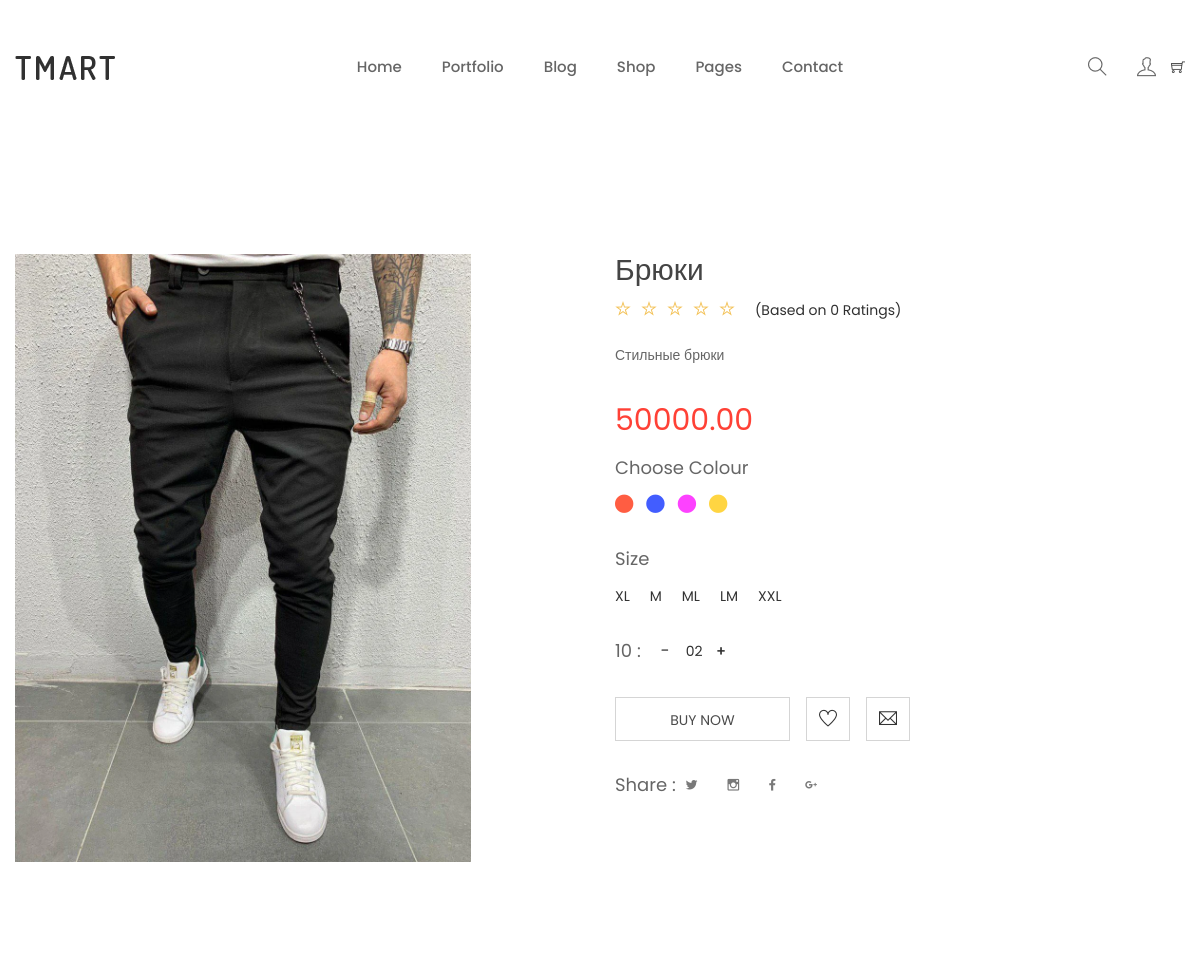
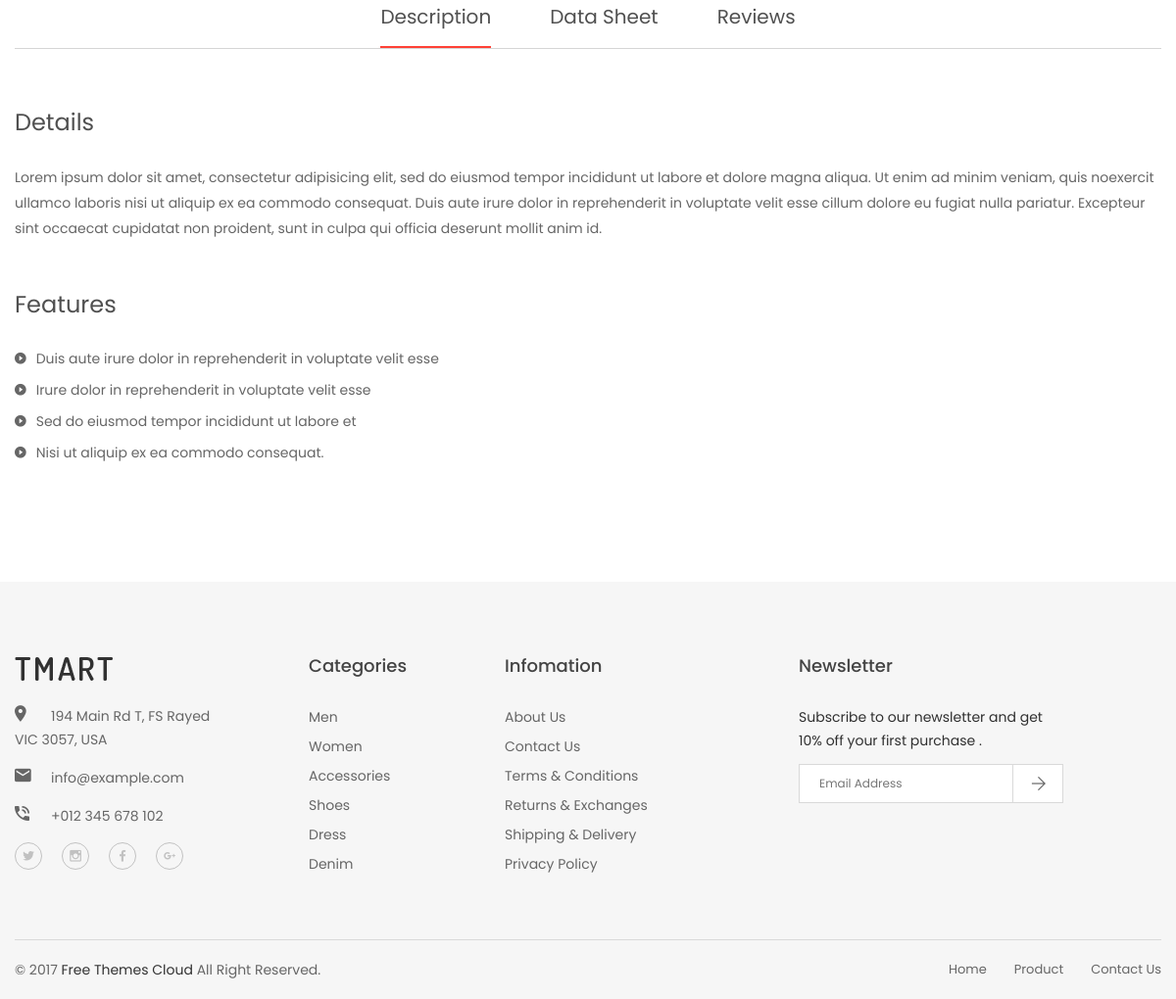
The app's page /product_detail/1/ with its own data (2 pictures, top to bottom).
### shop/models.py (models this page shows, shortened)
class Product(models.Model):
    name = models.CharField(max_length=200, db_index=True)
    slug = models.SlugField(max_length=200, db_index=True)
    category = models.ForeignKey(Category, on_delete=models.CASCADE)
    price = models.DecimalField(max_digits=10, decimal_places=2)
    description = models.TextField(blank=True)
    quantity = models.IntegerField(blank=True)
    created_date = models.DateTimeField(auto_now_add=True)
    image = models.ImageField(upload_to='product_images', blank=True)
    class Meta:
        ordering = ('name',)
        verbose_name = 'Товар'
        verbose_name_plural = 'Товары'

### shop/views.py (the view)
# urls.py: path('product_detail/<int:product_id>/', views.product_detail,name='product_detail'),
def product_detail(request, product_id):
    product = get_object_or_404(Product, id=product_id)
    return render(request, 'shop/detail.html', {'product': product})

### shop/templates/shop/detail.html (shortened to what this page needs)
{% extends 'shop/base.html' %}
{% load static %}
{% block content %}
{% include 'shop/header.html' %}
        <section class="htc__product__details pt--120 pb--100 bg__white">
            <div class="container">
                <div class="row">
                    <div class="col-md-6 col-lg-6 col-sm-12 col-xs-12">
                        <div class="product__details__container">
                            <div class="product__big__images">
                                <div class="portfolio-full-image tab-content">
                                    <div role="tabpanel" class="tab-pane fade in active product-video-position" id="img-tab-1">
                                        <img src="{{product.image.url }}" alt="full-image">
                                        <div class="product-video">
                                        </div>
                                    </div>
                                </div>
                            </div>
                        </div>
                    </div>
                    <div class="col-md-6 col-lg-6 col-sm-12 col-xs-12 smt-30 xmt-30">
                        <div class="htc__product__details__inner">
                            <div class="pro__detl__title">
                                <h2>{{product.name}}</h2>
                            </div>
                            <div class="pro__dtl__rating">
                                <ul class="pro__rating">
                                    <li><span class="ti-star"></span></li>
                                    <li><span class="ti-star"></span></li>
                                    <li><span class="ti-star"></span></li>
                                    <li><span class="ti-star"></span></li>
                                    <li><span class="ti-star"></span></li>
                                </ul>
                                <span class="rat__qun">(Based on 0 Ratings)</span>
                            </div>
                            <div class="pro__details">
                                <p>{{product.description}}</p>
                            </div>
                            <ul class="pro__dtl__prize">
                                <li>{{product.price}}</li>
                            </ul>
                            <div class="pro__dtl__color">
                                <h2 class="title__5">Choose Colour</h2>
                                <ul class="pro__choose__color">
                                    <li class="red"><a href="#"><i class="zmdi zmdi-circle"></i></a></li>
                                    <li class="blue"><a href="#"><i class="zmdi zmdi-circle"></i></a></li>
                                    <li class="perpal"><a href="#"><i class="zmdi zmdi-circle"></i></a></li>
                                    <li class="yellow"><a href="#"><i class="zmdi zmdi-circle"></i></a></li>
                                </ul>
                            </div>
                            <div class="pro__dtl__size">
                                <h2 class="title__5">Size</h2>
                                <ul class="pro__choose__size">
                                    <li><a href="#">xl</a></li>
                                    <li><a href="#">m</a></li>
                                    <li><a href="#">ml</a></li>
                                    <li><a href="#">lm</a></li>
                                    <li><a href="#">xxl</a></li>
                                </ul>
                            </div>
                            <div class="product-action-wrap">
                                <div class="prodict-statas"><span>{{product.quantity}} :</span></div>
                                <div class="product-quantity">
                                    <form id='myform' method='POST' action='#'>
                                        <div class="product-quantity">
                                            <div class="cart-plus-minus">
                                                <input class="cart-plus-minus-box" type="text" name="qtybutton" value="02">
                                            </div>
                                        </div>
                                    </form>
                                </div>
                            </div>
                            <ul class="pro__dtl__btn">
                                <li class="buy__now__btn"><a href="{% url 'cart:add_from_main' product_id=product.id %}">buy now</a></li>
                                <li><a href="#"><span class="ti-heart"></span></a></li>
                                <li><a href="#"><span class="ti-email"></span></a></li>
                            </ul>
                            <div class="pro__social__share">
                                <h2>Share :</h2>
                                <ul class="pro__soaial__link">
                                    <li><a href="#"><i class="zmdi zmdi-twitter"></i></a></li>
                                    <li><a href="#"><i class="zmdi zmdi-instagram"></i></a></li>
                                    <li><a href="#"><i class="zmdi zmdi-facebook"></i></a></li>
                                    <li><a href="#"><i class="zmdi zmdi-google-plus"></i></a></li>
                                </ul>
                            </div>
                        </div>
                    </div>
                </div>
            </div>
        </section>
        <section class="htc__product__details__tab bg__white pb--120">
            <div class="container">
                <div class="row">
                    <div class="col-md-12 col-lg-12 col-sm-12 col-xs-12">
                        <ul class="product__deatils__tab mb--60" role="tablist">
                            <li role="presentation" class="active">
                                <a href="#description" role="tab" data-toggle="tab">Description</a>
                            </li>
                            <li role="presentation">
                                <a href="#sheet" role="tab" data-toggle="tab">Data sheet</a>
                            </li>
                            <li role="presentation">
                                <a href="#reviews" role="tab" data-toggle="tab">Reviews</a>
                            </li>
                        </ul>
                    </div>
                </div>
                <div class="row">
                    <div class="col-md-12">
                        <div class="product__details__tab__content">
                            <div role="tabpanel" id="description" class="product__tab__content fade in active">
                                <div class="product__description__wrap">
                                    <div class="product__desc">
                                        <h2 class="title__6">Details</h2>
                                        <p>Lorem ipsum dolor sit amet, consectetur adipisicing elit, sed do eiusmod tempor incididunt ut labore et dolore magna aliqua. Ut enim ad minim veniam, quis noexercit ullamco laboris nisi ut aliquip ex ea commodo consequat. Duis aute irure dolor in reprehenderit in voluptate velit esse cillum dolore eu fugiat nulla pariatur. Excepteur sint occaecat cupidatat non proident, sunt in culpa qui officia deserunt mollit anim id.</p>
                                    </div>
                                    <div class="pro__feature">
                                        <h2 class="title__6">Features</h2>
                                        <ul class="feature__list">
                                            <li><a href="#"><i class="zmdi zmdi-play-circle"></i>Duis aute irure dolor in reprehenderit in voluptate velit esse</a></li>
                                            <li><a href="#"><i class="zmdi zmdi-play-circle"></i>Irure dolor in reprehenderit in voluptate velit esse</a></li>
                                            <li><a href="#"><i class="zmdi zmdi-play-circle"></i>Sed do eiusmod tempor incididunt ut labore et </a></li>
                                            <li><a href="#"><i class="zmdi zmdi-play-circle"></i>Nisi ut aliquip ex ea commodo consequat.</a></li>
                                        </ul>
                                    </div>
                                </div>
                            </div>
                        </div>
                    </div>
                </div>
            </div>
        </section>
        <footer class="htc__foooter__area gray-bg">
            <div class="container">
                <div class="row">
                    <div class="footer__container clearfix">
                        <div class="col-md-3 col-lg-3 col-sm-6">
                            <div class="ft__widget">
                                <div class="ft__logo">
                                    <a href="index.html">
                                        <img src="images/logo/logo.png" alt="footer logo">
                                    </a>
                                </div>
                                <div class="footer-address">
                                    <ul>
                                        <li>
                                            <div class="address-icon">
                                                <i class="zmdi zmdi-pin"></i>
                                            </div>
                                            <div class="address-text">
                                                <p>194 Main Rd T, FS Rayed <br> VIC 3057, USA</p>
                                            </div>
                                        </li>
                                        <li>
                                            <div class="address-icon">
                                                <i class="zmdi zmdi-email"></i>
                                            </div>
                                            <div class="address-text">
                                                <a href="#"> info@example.com</a>
                                            </div>
                                        </li>
                                        <li>
                                            <div class="address-icon">
                                                <i class="zmdi zmdi-phone-in-talk"></i>
                                            </div>
                                            <div class="address-text">
                                                <p>+012 345 678 102 </p>
                                            </div>
                                        </li>
                                    </ul>
                                </div>
                                <ul class="social__icon">
                                    <li><a href="#"><i class="zmdi zmdi-twitter"></i></a></li>
                                    <li><a href="#"><i class="zmdi zmdi-instagram"></i></a></li>
                                    <li><a href="#"><i class="zmdi zmdi-facebook"></i></a></li>
                                    <li><a href="#"><i class="zmdi zmdi-google-plus"></i></a></li>
                                </ul>
                            </div>
                        </div>
                        <div class="col-md-3 col-lg-2 col-sm-6 smt-30 xmt-30">
                            <div class="ft__widget">
                                <h2 class="ft__title">Categories</h2>
                                <ul class="footer-categories">
                                    <li><a href="shop-sidebar.html">Men</a></li>
                                    <li><a href="shop-sidebar.html">Women</a></li>
                                    <li><a href="shop-sidebar.html">Accessories</a></li>
                                    <li><a href="shop-sidebar.html">Shoes</a></li>
                                    <li><a href="shop-sidebar.html">Dress</a></li>
                                    <li><a href="shop-sidebar.html">Denim</a></li>
                                </ul>
                            </div>
                        </div>
                        <div class="col-md-3 col-lg-2 col-sm-6 smt-30 xmt-30">
                            <div class="ft__widget">
                                <h2 class="ft__title">Infomation</h2>
                                <ul class="footer-categories">
                                    <li><a href="about.html">About Us</a></li>
                                    <li><a href="contact.html">Contact Us</a></li>
                                    <li><a href="#">Terms & Conditions</a></li>
                                    <li><a href="#">Returns & Exchanges</a></li>
                                    <li><a href="#">Shipping & Delivery</a></li>
                                    <li><a href="#">Privacy Policy</a></li>
                                </ul>
                            </div>
                        </div>
                        <div class="col-md-3 col-lg-3 col-lg-offset-1 col-sm-6 smt-30 xmt-30">
                            <div class="ft__widget">
                                <h2 class="ft__title">Newsletter</h2>
                                <div class="newsletter__form">
                                    <p>Subscribe to our newsletter and get 10% off your first purchase .</p>
                                    <div class="input__box">
                                        <div id="mc_embed_signup">
                                            <form action="#" method="post" id="mc-embedded-subscribe-form" name="mc-embedded-subscribe-form" class="validate" target="_blank" novalidate>
                                                <div id="mc_embed_signup_scroll" class="htc__news__inner">
                                                    <div class="news__input">
                                                        <input type="email" value="" name="EMAIL" class="email" id="mce-EMAIL" placeholder="Email Address" required>
                                                    </div>
                                                    <div class="clearfix subscribe__btn"><input type="submit" value="Send" name="subscribe" id="mc-embedded-subscribe" class="bst__btn btn--white__color">
                                                    </div>
                                                </div>
                                            </form>
                                        </div>
                                    </div>
                                </div>
                            </div>
                        </div>
                    </div>
                </div>
                <div class="htc__copyright__area">
                    <div class="row">
                        <div class="col-md-12 col-lg-12 col-sm-12 col-xs-12">
                            <div class="copyright__inner">
                                <div class="copyright">
                                    <p>© 2017 <a href="https://freethemescloud.com/">Free themes Cloud</a>
                                    All Right Reserved.</p>
                                </div>
                                <ul class="footer__menu">
                                    <li><a href="index.html">Home</a></li>
                                    <li><a href="shop.html">Product</a></li>
                                    <li><a href="contact.html">Contact Us</a></li>
                                </ul>
                            </div>
                        </div>
                    </div>
                </div>
            </div>
        </footer>
</body>
</html>
{% endblock %}

### records on screen
Product: image (picture), name "Брюки", description "Стильные брюки", price "50000.00", quantity "10"
